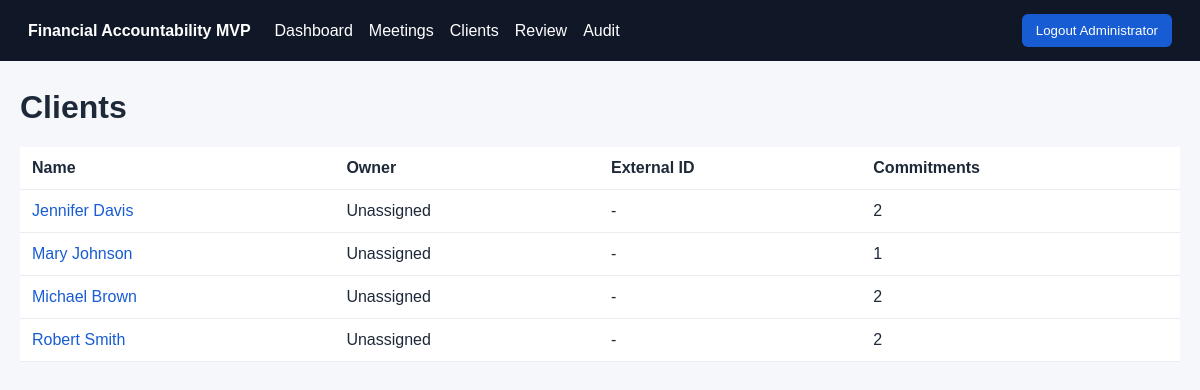
The page /clients (signed in) on the database its author committed.
### app/models.py (models this page shows)
class User(Base):
    __tablename__="users"
    id: Mapped[int]=mapped_column(primary_key=True)
    name: Mapped[str]=mapped_column(String(120))
    email: Mapped[str]=mapped_column(String(180), unique=True, index=True)
    password_hash: Mapped[str]=mapped_column(String(300))
    role: Mapped[str]=mapped_column(String(30), default="ADVISOR")
    active: Mapped[bool]=mapped_column(Boolean, default=True)
    created_at: Mapped[datetime]=mapped_column(DateTime, default=now)

class Client(Base):
    __tablename__="clients"
    id: Mapped[int]=mapped_column(primary_key=True)
    name: Mapped[str]=mapped_column(String(180), unique=True, index=True)
    aliases: Mapped[str]=mapped_column(Text, default="")
    owner: Mapped[str]=mapped_column(String(120), default="Unassigned")
    external_id: Mapped[str|None]=mapped_column(String(120), nullable=True)
    created_at: Mapped[datetime]=mapped_column(DateTime, default=now)
    commitments: Mapped[list["Commitment"]]=relationship(back_populates="client")

### app/main.py (the view)
@app.get("/clients", response_class=HTMLResponse)
def clients_page(request: Request, db: Session = Depends(get_db)):
    require(request, db)
    clients = list(db.scalars(select(Client).order_by(Client.name)))
    return render(request, "clients.html", clients=clients)

### app/templates/clients.html
{% extends 'base.html' %}{% block content %}<h1>Clients</h1><table><tr><th>Name</th><th>Owner</th><th>External ID</th><th>Commitments</th></tr>{% for c in clients %}<tr><td><a href="/clients/{{c.id}}">{{c.name}}</a></td><td>{{c.owner}}</td><td>{{c.external_id or '-'}}</td><td>{{c.commitments|length}}</td></tr>{% endfor %}</table>{% endblock %}

### app/templates/base.html
<!doctype html><html><head><meta charset="utf-8"><meta name="viewport" content="width=device-width"><title>{{ app_name }}</title><link rel="stylesheet" href="/static/style.css"></head><body>
<header><strong>{{ app_name }}</strong>{% if user %}<nav><a href="/">Dashboard</a><a href="/meetings">Meetings</a><a href="/clients">Clients</a><a href="/review">Review</a><a href="/audit">Audit</a></nav><form method="post" action="/logout"><button>Logout {{ user.name }}</button></form>{% endif %}</header><main>{% block content %}{% endblock %}</main></body></html>

### app/static/style.css (style rules this page uses)
:root { font-family:Arial,sans-serif;color:#1d2939;background:#f5f7fa }
body { margin:0 }
header { display:flex;gap:24px;align-items:center;padding:14px 28px;background:#101828;color:white }
header nav { display:flex;gap:16px;flex:1 }
a { color:#175cd3;text-decoration:none }
header a { color:white }
main { max-width:1200px;margin:28px auto;padding:0 20px }
table { width:100%;border-collapse:collapse;background:white }
th,td { text-align:left;padding:12px;border-bottom:1px solid #eaecf0 }
button { padding:9px 14px;border:0;border-radius:6px;background:#175cd3;color:white;cursor:pointer }

### rows shown on the page
User: name "Administrator"
Client: name "Jennifer Davis", owner "Unassigned", external_id "-", commitments|length "2"
Client: name "Mary Johnson", owner "Unassigned", external_id "-", commitments|length "1"
Client: name "Michael Brown", owner "Unassigned", external_id "-", commitments|length "2"
Client: name "Robert Smith", owner "Unassigned", external_id "-", commitments|length "2"

### other values the page prints
{{ app_name }} "Financial Accountability MVP"
